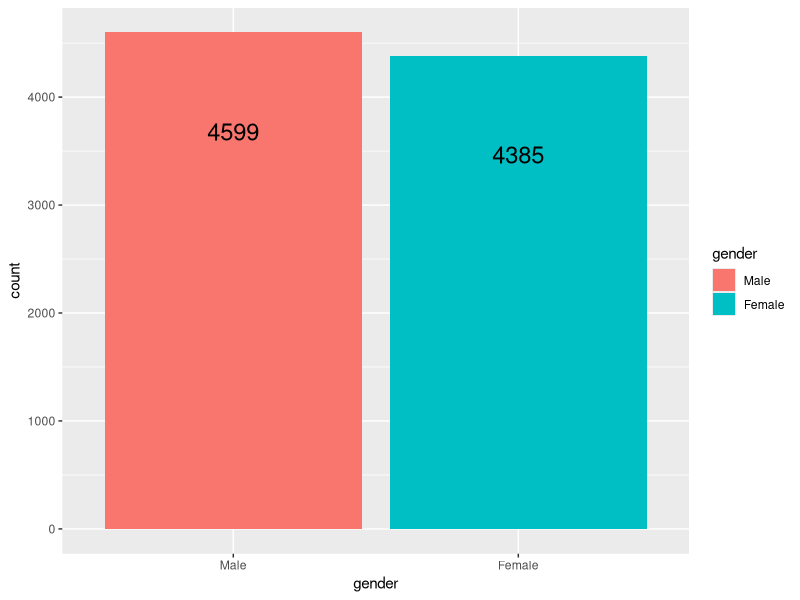
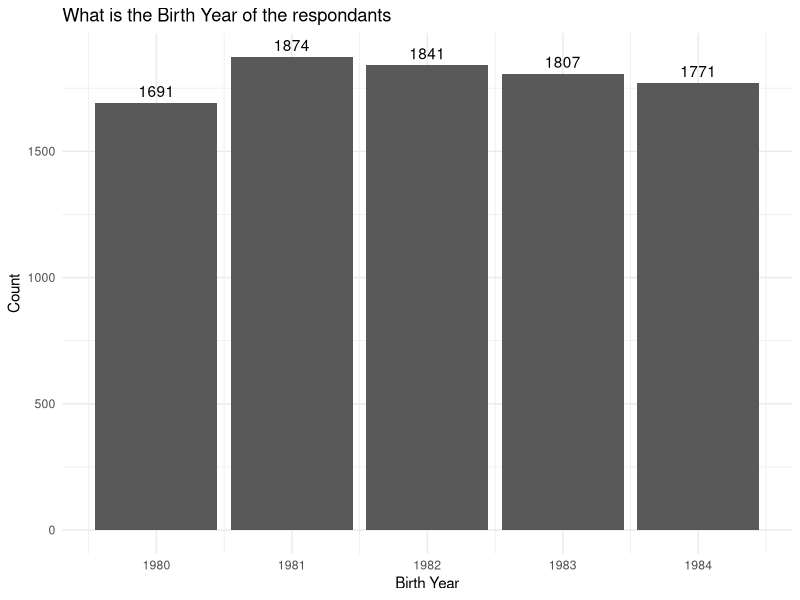
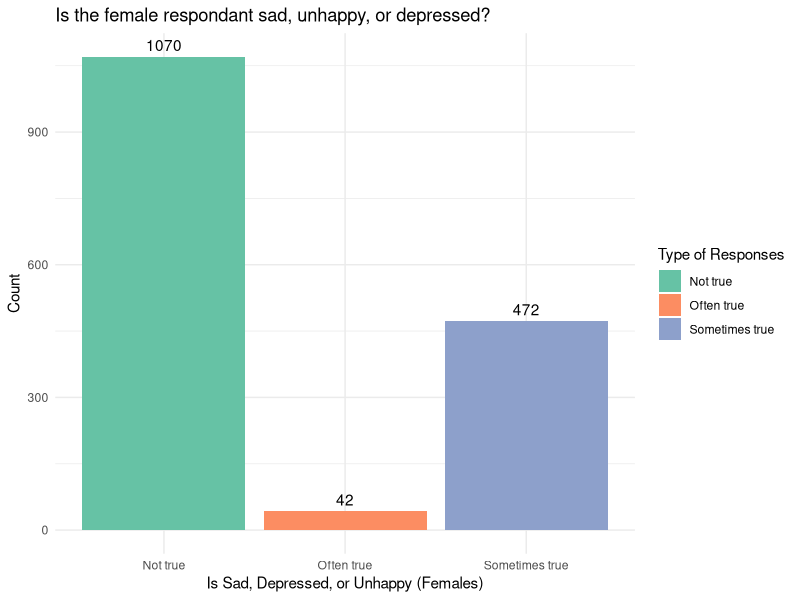
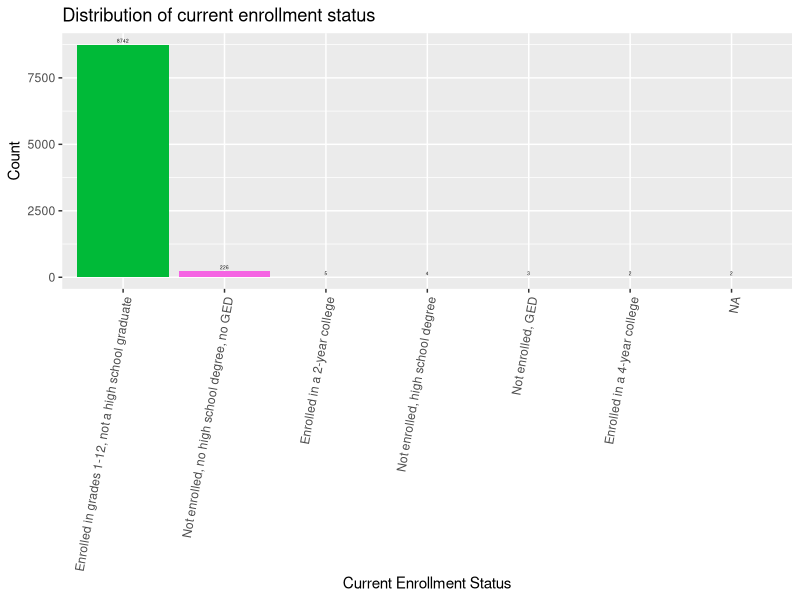
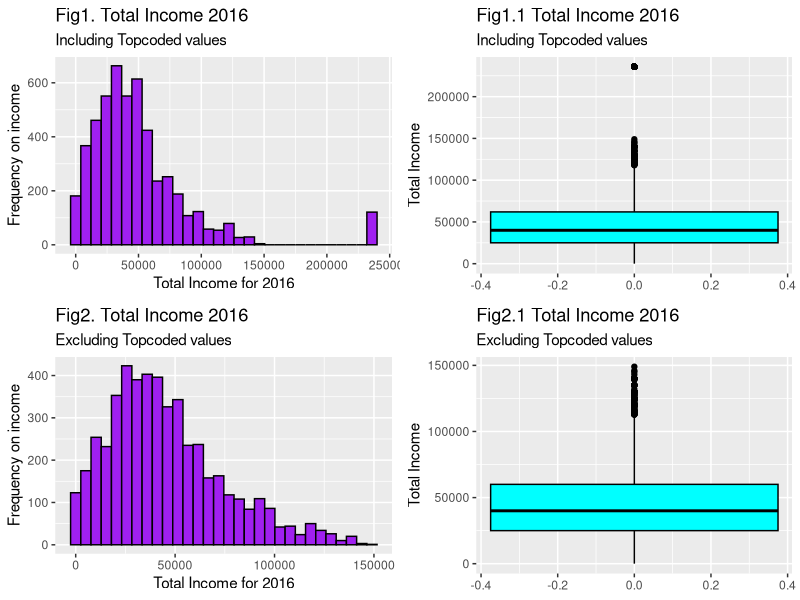
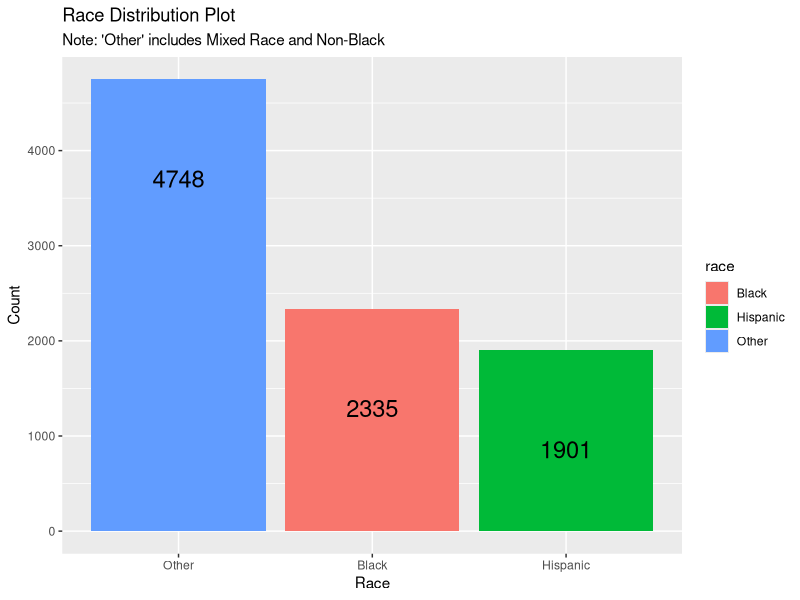
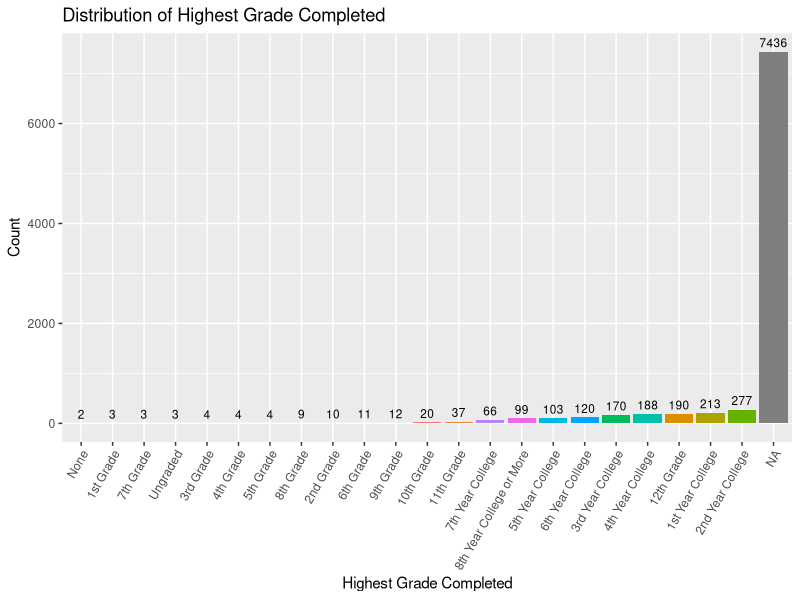
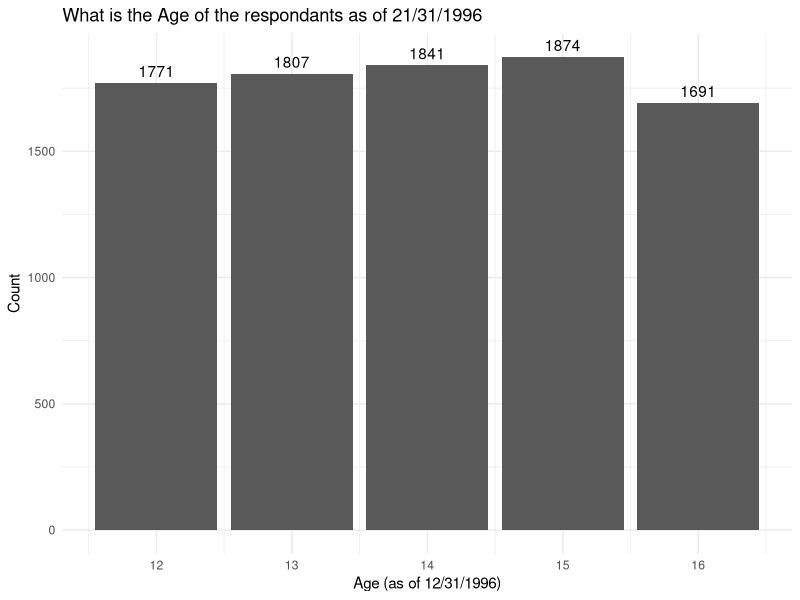

R code for these plots, in order:
## ---- chunk 1
# We will require the tidyverse library, ISLR2 library and the dplyr library
# The following loads the library for our use
library(tidyverse)
library(knitr)
library(ggplot2)
library(gridExtra)
## ---- chunk 2
# Import data file for nlsy97
nlsy <- read_csv("nlsy97.csv")
## ---- chunk 3
# Looking at the data
glimpse(nlsy)
## ---- chunk 4
# Change column names to meaningful
colnames(nlsy)[colnames(nlsy) == "R0536300"] <- "gender"
colnames(nlsy)[colnames(nlsy) == "R0536402"] <- "birth_year"
colnames(nlsy)[colnames(nlsy) == "R0690800"] <- "is_sad_depressed_unhappy_f"
colnames(nlsy)[colnames(nlsy) == "R1201400"] <- "current_enrollment_status"
colnames(nlsy)[colnames(nlsy) == "U2857200"] <- "total_income_2016"
colnames(nlsy)[colnames(nlsy) == "R1482600"] <- "race"
colnames(nlsy)[colnames(nlsy) == "T6767000"] <- "highest_grade_completed"
colnames(nlsy)[colnames(nlsy) == "R1194000"] <- "age_1996"
colnames(nlsy)[colnames(nlsy) == "R1201300"] <- "citizenship"
colnames(nlsy)[colnames(nlsy) == "R0358900"] <- "used_marijuana"
colnames(nlsy)[colnames(nlsy) == "T7731100"] <- "industry_code"
colnames(nlsy)[colnames(nlsy) == "U1852400"] <- "marital_status"
colnames(nlsy)[colnames(nlsy) == "E8043100"] <- "total_num_incarcerations"
colnames(nlsy)[colnames(nlsy) == "T6650100"] <- "college_type"
colnames(nlsy)[colnames(nlsy) == "S0920700"] <- "trustful_or_not"
## ---- chunk 5
# Creating a df with renamed columns
nlsy_df <- nlsy[, c(
  "gender",
  "birth_year",
  "is_sad_depressed_unhappy_f",
  "current_enrollment_status",
  "total_income_2016",
  "race",
  "highest_grade_completed",
  "age_1996",
  "citizenship",
  "used_marijuana",
  "industry_code",
  "marital_status",
  "total_num_incarcerations",
  "college_type",
  "trustful_or_not"
)]
## ---- chunk 6
# Check the unique values and if any missing values are present
unique(nlsy_df$gender)
table(nlsy_df$gender, useNA = "ifany")
## ---- chunk 7
# Convert gender to a factor with Male and Female labels
nlsy_df <- nlsy_df %>%
  mutate(gender = factor(gender,
    levels = c(1, 2),
    labels = c("Male", "Female")
  ))
## ---- chunk 8
# Verify the count of Male and Female in the data
nlsy_df %>%
  count(gender, sort = TRUE) %>%
  rename(count = n)
## ---- chunk 9
# Gender Summary
ggplot(nlsy_df, aes(x = gender, fill = gender)) +
  geom_bar() +
  geom_text(aes(label = ..count..), stat = "count", vjust = 6, size = 6)
labs(title = "Gender Distribution Plot", x = "Gender", y = "Count")
## ---- chunk 10
# Checking if birth_year column requires cleaning | unique values: 1983 1984 1980 1981 1982
# This variable birth_year does not contain any negative values and hence no cleaning is required for it. We have summarized the variable which tells minimum value expected is 1980, 1st quartile is 1981, median is 1982, 3rd quartile is 1983 and max is 1984.
sort(unique(nlsy_df$birth_year))
summary(nlsy_df$birth_year)
## ---- chunk 11
# This will give us an idea pf count of responses for each type for Birth year.
# The tibble is 5x2 which shows the range of birth year in the survey responses and count of respondants having those birth year, like there are 1874 people having 1981 as the birth year, 1841 people having 1982 as the birth year, 1807 responses for 1983 birth year, 1771 responses for 1984 birth year, and 1691 responses for 1980 birth year.
nlsy_df %>%
  count(birth_year, sort = TRUE) %>%
  rename(count = n)
## ---- chunk 12
# Plotting birth year and its concentration
ggplot(data = nlsy_df, aes(x = birth_year, fill = birth_year)) +
  geom_bar() +
  geom_text(stat = "count", aes(label = ..count..), vjust = -0.5) +
  labs(
    title = "What is the Birth Year of the respondants",
    x = "Birth Year", y = "Count",
  ) +
  scale_fill_brewer(palette = "Set2", name = "birthyear") +
  theme_minimal()
## ---- chunk 13
# Replace -3, -4, and -5 with NA in the is_sad_depressed_unhappy_f column
# is_sad_depressed_unhappy_f is a primary variable captured in survey year 1997 to see how respondents respond to the question if they are sad, unhappy, or depressed. This variable has 1070 responses for 0 which signifies 'Not true', 472 responses for 1 which signifies 'Sometimes true', and 42 responses for which signifies 'Often true'. Out of total 8984, there are 1584 valid responses and some have negative values like -1(2),-2(2),-4 (7396),-5 which signify refusal, don't know, valid skip, non-interview, respectively. Here we are replacing -3,-4,-5 with NA and then filtering nlsy_df with all NA for this variable. This means that 7400/8984 data is NA which constitutes a huge portion of data and may introduce biases.

nlsy_df <- nlsy_df %>%
  mutate(
    is_sad_depressed_unhappy_f = ifelse(is_sad_depressed_unhappy_f %in% c(-1, -2, -3, -4, -5), NA, is_sad_depressed_unhappy_f)
  )

# Verify the changes
table(nlsy_df$is_sad_depressed_unhappy_f, useNA = "always")

# Omit rows where is_sad_depressed_unhappy_f is NA
# nlsy_df <- nlsy_df %>%
#  filter(!is.na(is_sad_depressed_unhappy_f))
sort(unique(nlsy_df$is_sad_depressed_unhappy_f))

glimpse(nlsy_df)
## ---- chunk 14
# This question 'Is the respondant sad, unhappy, or depressed?' shows a tibble 4x2 where we have marked 0 as Not true, 1 as Sometimes true, 2 as Often true, and for all negative values we have used NA. The table below shows the count of each kind of responses.
nlsy_df <- nlsy_df %>%
  mutate(is_sad_depressed_unhappy_f = case_when(
    is_sad_depressed_unhappy_f == 0 ~ "Not true",
    is_sad_depressed_unhappy_f == 1 ~ "Sometimes true",
    is_sad_depressed_unhappy_f == 2 ~ "Often true",
    is_sad_depressed_unhappy_f < -2 ~ NA_character_
  ))
## ---- chunk 15
# This will give us an idea pf count of responses for each type of responses.
nlsy_df %>%
  count(is_sad_depressed_unhappy_f, sort = TRUE) %>%
  rename(count = n)
## ---- chunk 16
# Omit rows where is_sad_depressed_unhappy_f is NA
Is_Sad_plot_df <- nlsy_df %>%
  filter(!is.na(is_sad_depressed_unhappy_f))
# Plotting is_sad_depressed_unhappy_f and count
ggplot(data = Is_Sad_plot_df, aes(x = is_sad_depressed_unhappy_f, fill = is_sad_depressed_unhappy_f)) +
  geom_bar() +
  geom_text(stat = "count", aes(label = ..count..), vjust = -0.5) +
  labs(
    title = "Is the female respondant sad, unhappy, or depressed?",
    x = "Is Sad, Depressed, or Unhappy (Females)", y = "Count",
  ) +
  scale_fill_brewer(palette = "Set2", name = "Type of Responses") +
  theme_minimal()
## ---- chunk 17
# Check for unique values and if any missing values are present
unique(nlsy_df$current_enrollment_status)
table(nlsy_df$current_enrollment_status, useNA = "ifany")
## ---- chunk 18
# Changing factor levels for current_enrollment_status into labels
nlsy_df <- nlsy_df %>%
  mutate(current_enrollment_status = case_when(
    current_enrollment_status == 1 ~ "Not enrolled, no high school degree, no GED",
    current_enrollment_status == 2 ~ "Not enrolled, GED",
    current_enrollment_status == 3 ~ "Not enrolled, high school degree",
    current_enrollment_status == 4 ~ "Not enrolled, some college",
    current_enrollment_status == 5 ~ "Not enrolled, 2-year college graduate",
    current_enrollment_status == 6 ~ "Not enrolled, 4-year college graduate",
    current_enrollment_status == 7 ~ "Not enrolled, graduate degree",
    current_enrollment_status == 8 ~ "Enrolled in grades 1-12, not a high school graduate",
    current_enrollment_status == 9 ~ "Enrolled in a 2-year college",
    current_enrollment_status == 10 ~ "Enrolled in a 4-year college",
    current_enrollment_status == 11 ~ "Enrolled in a graduate program",
    current_enrollment_status < 0 ~ NA_character_
  ))
## ---- chunk 19
# Verify the count of different enrollment statuses
nlsy_df %>%
  count(current_enrollment_status, sort = TRUE) %>%
  rename(count = n)
## ---- chunk 20
# Create the plot with proper count calculation
ggplot(nlsy_df, aes(x = reorder(current_enrollment_status, -table(current_enrollment_status)[current_enrollment_status]), fill = current_enrollment_status)) +
  geom_bar(stat = "count", show.legend = FALSE) +
  geom_text(stat = "count", aes(label = ..count..), vjust = -0.5, size = 1.2) +
  labs(title = "Distribution of current enrollment status", x = "Current Enrollment Status", y = "Count") +
  theme(axis.text.x = element_text(angle = 80, vjust = 1, hjust = 1))
## ---- chunk 21
# Check the data
unique(nlsy_df$total_income_2016)
## ---- chunk 22
# Handle negative values and replace with NA
nlsy_df <- nlsy_df %>%
  mutate(total_income_2016 = ifelse(total_income_2016 < 0, NA, total_income_2016))
## ---- chunk 23
# Summarize the total_income_2016 column
summary(nlsy_df$total_income_2016)

# Count the number of missing values
sum(is.na(nlsy_df$total_income_2016))

# Calculate the percentage of missing values
sum(is.na(nlsy_df$total_income_2016)) / nrow(nlsy_df) * 100
## ---- chunk 24
# Number of Topcoded values(repondents with higher income)
topcoded <- with(nlsy_df, sum(total_income_2016 == max(total_income_2016, na.rm = TRUE), na.rm = TRUE))
topcoded
## ---- chunk 25
# Summarize the total_income_2016 column excluding topcoded values and removing NA rows
nlsy_no_topcoded <- nlsy_df %>%
  filter(total_income_2016 != max(total_income_2016, na.rm = TRUE))
summary(nlsy_no_topcoded$total_income_2016)
## ---- chunk 26
# Visualizing income distribution histogram including the topcoded values
plot1 <- ggplot(nlsy_df, aes(x = total_income_2016)) +
  geom_histogram(bins = 30, fill = "purple", color = "black", na.rm = TRUE) +
  labs(
    title = "Fig1. Total Income 2016",
    subtitle = "Including Topcoded values",
    x = "Total Income for 2016",
    y = "Frequency on income"
  )

# Visualizing income distribution boxplot  including the topcoded values
plot2 <- ggplot(nlsy_df, aes(y = total_income_2016)) +
  geom_boxplot(fill = "cyan", color = "black", na.rm = TRUE) +
  labs(
    title = "Fig1.1 Total Income 2016",
    subtitle = "Including Topcoded values",
    y = "Total Income"
  )

# Visualizing income distribution histogram excluding the topcoded values
nlsy_no_topcoded <- nlsy_df %>%
  filter(total_income_2016 != max(total_income_2016, na.rm = TRUE))

plot3 <- ggplot(nlsy_no_topcoded, aes(x = total_income_2016)) +
  geom_histogram(bins = 30, fill = "purple", color = "black", na.rm = TRUE) +
  labs(
    title = "Fig2. Total Income 2016",
    subtitle = "Excluding Topcoded values",
    x = "Total Income for 2016",
    y = "Frequency on income"
  )

# Visualizing income distribution boxplot excluding the topcoded values
plot4 <- ggplot(nlsy_no_topcoded, aes(y = total_income_2016)) +
  geom_boxplot(fill = "cyan", color = "black", na.rm = TRUE) +
  labs(
    title = "Fig2.1 Total Income 2016",
    subtitle = "Excluding Topcoded values",
    y = "Total Income"
  )

grid.arrange(plot1, plot2, plot3, plot4, ncol = 2)
## ---- chunk 27
# Check for unique values and if any missing values are present
unique(nlsy_df$race)
table(nlsy_df$race, useNA = "ifany")
## ---- chunk 28
# Recode race values into descriptive labels
nlsy_df <- nlsy_df %>%
  mutate(race = case_when(
    race == 1 ~ "Black",
    race == 2 ~ "Hispanic",
    race %in% c(3, 4) ~ "Other" # Combine "Mixed Race" and "Non-Black" into "Other"
  )) %>%
  mutate(race = factor(race, levels = c("Black", "Hispanic", "Other")))
## ---- chunk 29
# Count the number of respondents in each race group
nlsy_df %>%
  count(race, sort = TRUE) %>%
  rename(count = n)
## ---- chunk 30
# Race Summary
ggplot(nlsy_df, aes(x = reorder(race, -table(race)[race]), fill = race)) +
  geom_bar() +
  geom_text(aes(label = ..count..), stat = "count", vjust = 6, size = 6) +
  labs(
    title = "Race Distribution Plot", x = "Race", y = "Count",
    subtitle = "Note: 'Other' includes Mixed Race and Non-Black"
  )
## ---- chunk 31
# Check for unique values and if any missing values are present
unique(nlsy_df$highest_grade_completed)
table(nlsy_df$highest_grade_completed, useNA = "ifany")
## ---- chunk 32
# Replace negative values with NA
nlsy_df <- nlsy_df %>%
  mutate(highest_grade_completed = ifelse(highest_grade_completed < 0, NA, highest_grade_completed))
## ---- chunk 33
# Recode highest grade completed into descriptive labels
nlsy_df <- nlsy_df %>%
  mutate(highest_grade_completed = case_when(
    highest_grade_completed == 0 ~ "None",
    highest_grade_completed == 1 ~ "1st Grade",
    highest_grade_completed == 2 ~ "2nd Grade",
    highest_grade_completed == 3 ~ "3rd Grade",
    highest_grade_completed == 4 ~ "4th Grade",
    highest_grade_completed == 5 ~ "5th Grade",
    highest_grade_completed == 6 ~ "6th Grade",
    highest_grade_completed == 7 ~ "7th Grade",
    highest_grade_completed == 8 ~ "8th Grade",
    highest_grade_completed == 9 ~ "9th Grade",
    highest_grade_completed == 10 ~ "10th Grade",
    highest_grade_completed == 11 ~ "11th Grade",
    highest_grade_completed == 12 ~ "12th Grade",
    highest_grade_completed == 13 ~ "1st Year College",
    highest_grade_completed == 14 ~ "2nd Year College",
    highest_grade_completed == 15 ~ "3rd Year College",
    highest_grade_completed == 16 ~ "4th Year College",
    highest_grade_completed == 17 ~ "5th Year College",
    highest_grade_completed == 18 ~ "6th Year College",
    highest_grade_completed == 19 ~ "7th Year College",
    highest_grade_completed == 20 ~ "8th Year College or More",
    highest_grade_completed == 95 ~ "Ungraded",
    highest_grade_completed < 0 ~ NA_character_
  ))
## ---- chunk 34
# Verify the count of different grades
nlsy_df %>%
  count(highest_grade_completed, sort = TRUE) %>%
  rename(count = n)
## ---- chunk 35
# Create the plot with proper count calculation
ggplot(nlsy_df, aes(x = reorder(highest_grade_completed, table(highest_grade_completed)[highest_grade_completed]), fill = highest_grade_completed)) +
  geom_bar(stat = "count", show.legend = FALSE) +
  geom_text(stat = "count", aes(label = ..count..), vjust = -0.5, size = 3) +
  labs(title = "Distribution of Highest Grade Completed", x = "Highest Grade Completed", y = "Count") +
  theme(axis.text.x = element_text(angle = 60, vjust = 1, hjust = 1))
## ---- chunk 36
# Checking if Age as of 1996 december 31st needs cleaning | unique values: 13 12 16 15 14
# The variable Age shows the minimum expected value in survey response is 12, 1st quartile is 13, median is 14, mean is 13.99, 3rd quartile is 15, and max is 16. This variable does not have any missing values and hence no cleaning is required.
unique(nlsy_df$age_1996)
summary(nlsy_df$age_1996)
## ---- chunk 37
# The tabular form of data displayed below shows the age and number of people having that age.
nlsy_df %>%
  count(age_1996, sort = TRUE) %>%
  rename(count = n)
## ---- chunk 38
# Plotting age and its concentration
ggplot(data = nlsy_df, aes(x = age_1996, fill = age_1996)) +
  geom_bar() +
  geom_text(stat = "count", aes(label = ..count..), vjust = -0.5) +
  labs(
    title = "What is the Age of the respondants as of 21/31/1996",
    x = "Age (as of 12/31/1996)", y = "Count",
  ) +
  theme_minimal()
## ---- chunk 39
# Checking if Citizenship requires cleaning | unique values:  1 3 2 -4
# Citizenship is a variable have 1,2,3 as response in the survey and -4, a negative value indicating Valid Skip. We will be cleaning this variable to replace -4 in the data with NA. Furthermore, summarizing this variable we get min value as -4 ( which will be treated later), 1st quartile is 1, median is 1, mean is 0.6279, 3rd quartile is 1, and max is 3.
unique(nlsy_df$citizenship)
summary(nlsy_df$citizenship)
## ---- chunk 40
# The tabular form of data displayed below shows the age and number of people having that age.
# Here we see that there is a significant number of responses with negative value in our data set for Citizenship variable. If we change -4 to NA, then 1042 data will be omitted when we plot it which might introduce biases in the data and the output might not be accurate.
nlsy_df %>%
  count(citizenship, sort = TRUE) %>%
  rename(count = n)
## ---- chunk 41
# Replace -4 with NA in the Citizenship column
nlsy_df <- nlsy_df %>%
  mutate(
    citizenship = ifelse(citizenship %in% c(-4), NA, citizenship)
  )

# Verify the changes
table(nlsy_df$citizenship, useNA = "always")
## ---- chunk 42
# For this question 'What is the citizenship', we have marked 1 as Citizen, born in the U.S., 2 as Unknown, not born in U.S., 3 as Unknown, not born in U.S., and for all negative values we have used NA. The table below shows the count of each kind of responses.
nlsy_df <- nlsy_df %>%
  mutate(citizenship = case_when(
    citizenship == 1 ~ "Citizen",
    citizenship == 2 ~ "Birthplace Unknown",
    citizenship == 3 ~ "Non-Citizen",
    citizenship < 1 ~ NA_character_
  ))
## ---- chunk 43
# Upon mutating values for citizenship to make it categorical we have replaced -4 with NA for 1042 rows, 1 with Citizen, born in the U.S., 2 with Unknown, not born in U.S., 3 with Unknown, can't determine birthplace, and anything less than 1 with NA. This helps us in easily reading the analysis.
nlsy_df %>%
  count(citizenship, sort = TRUE) %>%
  rename(count = n)
## ---- chunk 44
# Plotting citizenship and its concentration
ggplot(data = nlsy_df, aes(x = citizenship, fill = citizenship)) +
  geom_bar() +
  geom_text(stat = "count", aes(label = ..count..), vjust = -0.5) +
  labs(
    title = "What is the Citizenship of the respondant",
    x = "Citizenship", y = "Count",
  ) +
  theme_minimal()
# The graph below shows how the response is ranged across. It illustrates that majority of the respondants have a citizenship of the U.S. and constitutes to 6869 out of 8984, some don't know their birthplace constitute to 794, some who were not born in the U.S. adds up to 279, and the remaining 1042 were all missing data. This, we can say that 76.45% of the people were born in the U.S., 3.1% were not born in the U.S, 8.83% cannot determine their birthplace, and 11.5% of significant population skipped the question.
## ---- chunk 45
# This variable Citizenship has different values like Non-Citizen, Birthplace Unknown, Citizen , and NA. Possible responses are 0,1,-1,-2,-3 where 0 indicates No, 1 indicates Yes, -1 indicates Refusal, -2 indicates Don't know, and -3 indicates Invalid Skip. To clean this we will be taking -1 and -2 into consideration as it can tell us if respondents might be hiding the truth. However, we can replace -3 with NA to get the accurate analysis done for this variable.
unique(nlsy_df$used_marijuana)
summary(nlsy_df$used_marijuana)
## ---- chunk 46
# To clean the variable Used Marijuana, we are performing following steps like converting to categorical values for ease of analysis.
# Replace -3 with NA in the Used_Marijuana
nlsy_df <- nlsy_df %>%
  mutate(
    used_marijuana = ifelse(used_marijuana %in% c(-3), NA, used_marijuana)
  )

# Verify the changes
table(nlsy_df$used_marijuana, useNA = "always")
## ---- chunk 47
# Here we have different factor levels like Don't know, Refusal, No, Yes for Factor used_marijuana.
nlsy_df <- nlsy_df %>%
  mutate(used_marijuana = factor(used_marijuana, levels = c(-2, -1, 0, 1), labels = c("Don't Know", "Refusal", "No", "Yes")))
## ---- chunk 48
# Upon factoring values for used_marihjuana to make it categorical we have replaced -3 with NA for 2 rows, 1 with Yes, 0 with No, -1 with Refusal, and -2 with don't know. This helps us in easily reading the analysis.
nlsy_df %>%
  count(used_marijuana, sort = TRUE) %>%
  rename(count = n)
## ---- chunk 49
# Plotting used_marijuana
ggplot(data = nlsy_df, aes(x = reorder(used_marijuana, -table(used_marijuana)[used_marijuana]), fill = used_marijuana)) +
  geom_bar() +
  geom_text(stat = "count", aes(label = ..count..), vjust = -0.5) +
  labs(
    title = "Have you ever used marijuana?",
    x = "Used Marijuana", y = "Count",
  ) +
  scale_fill_brewer(palette = "Set3", name = "Type of Responses") +
  theme_minimal()
# The graph below illustrates that 79.56% (7148) of respondents do not use marijuana, 19.97% (1795) use marijuana, 0.05% (5) don't know if the used it, 0.37% (34) refused to answer the question, and the question was a invalid skip for 2 people. By this plot, we can say that 0.43% (39) people might be hiding some information on use of marijuana. There is a significant number of respondents who use marijuana.
## ---- chunk 50
# Checking unique values in industry_code
unique(nlsy_df$industry_code)
## ---- chunk 51
table(nlsy_df$industry_code, useNA = "ifany")
## ---- chunk 52
# Recoding industry_code with descriptive labels
nlsy_df <- nlsy_df %>%
  mutate(industry_code = case_when(
    industry_code >= 170 & industry_code <= 290 ~ "Agriculture, Forestry, and Fisheries",
    industry_code >= 370 & industry_code <= 490 ~ "Mining",
    industry_code >= 570 & industry_code <= 690 ~ "Utilities",
    industry_code == 770 ~ "Construction",
    industry_code >= 1070 & industry_code <= 3990 ~ "Manufacturing",
    industry_code >= 4070 & industry_code <= 4590 ~ "Wholesale Trade",
    industry_code >= 4670 & industry_code <= 5790 ~ "Retail Trade",
    industry_code == 5890 ~ "Arts, Entertainment, and Recreation Services",
    industry_code >= 6070 & industry_code <= 6390 ~ "Transportation and Warehousing",
    industry_code >= 6470 & industry_code <= 6780 ~ "Information and Communication",
    industry_code >= 6870 & industry_code <= 7190 ~ "Finance, Insurance, and Real Estate",
    industry_code >= 7270 & industry_code <= 7790 ~ "Professional and Related Services",
    industry_code >= 7860 & industry_code <= 8470 ~ "Educational, Health, and Social Services",
    industry_code >= 8560 & industry_code <= 8690 ~ "Entertainment, Accommodations, and Food Services",
    industry_code >= 8770 & industry_code <= 9290 ~ "Other Services",
    industry_code >= 9370 & industry_code <= 9590 ~ "Public Administration",
    industry_code >= 9670 & industry_code <= 9890 ~ "Active Duty Military",
    industry_code >= 9950 & industry_code <= 9990 ~ "ACS Special Codes",
    industry_code < 0 ~ NA_character_ # Handling special codes (-5, -4, -3)
  ))
## ---- chunk 53
# Counting missing values
sum(is.na(nlsy_df$industry_code))
## ---- chunk 54
# Calculating the percentage of missing values
sum(is.na(nlsy_df$industry_code)) / nrow(nlsy_df) * 100
## ---- chunk 55
# Verifying the count of each industry_code
nlsy_df %>%
  count(industry_code, sort = TRUE) %>%
  rename(count = n)
## ---- chunk 56
# Visualizing industry code distribution with a bar plot
ggplot(data = nlsy_df, aes(x = industry_code)) +
  geom_bar(fill = "pink", color = "black") +
  geom_text(stat = "count", aes(label = ..count..), vjust = -0.5) +
  labs(
    title = "Industry Code Distribution",
    x = "Industry Code Types",
    y = "Count"
  ) +
  theme(axis.text.x = element_text(angle = 90, vjust = 0.5, hjust = 1))
## ---- chunk 57
# Checking unique values
unique(nlsy_df$marital_status)
## ---- chunk 58
table(nlsy_df$marital_status, useNA = "ifany")
## ---- chunk 59
# Recode marital_status values into descriptive labels
nlsy_df <- nlsy_df %>%
  mutate(marital_status = case_when(
    marital_status == 0 ~ "Never-married",
    marital_status == 1 ~ "Married",
    marital_status %in% c(2, 3, 4) ~ "Other" # Combine "Separated", "Divorced", "Widowed"
  )) %>%
  mutate(marital_status = factor(marital_status, levels = c("Never-married", "Married", "Other")))
## ---- chunk 60
# Counting the number of missing values
sum(is.na(nlsy_df$marital_status))
## ---- chunk 61
# Calculating the percentage of missing values
sum(is.na(nlsy_df$marital_status)) / nrow(nlsy_df) * 100
## ---- chunk 62
# Verifying the count of each industry_code
nlsy_df %>%
  count(marital_status, sort = TRUE) %>%
  rename(count = n)
## ---- chunk 63
# Visualizing marital status distribution with a bar plot
ggplot(data = nlsy_df, aes(x = marital_status, fill = marital_status)) +
  geom_bar() +
  geom_text(stat = "count", aes(label = ..count..), vjust = -0.5) +
  labs(
    title = "What is the Marital Status?",
    x = "Marital Status",
    y = "Count",
    subtitle = "Note: 'Other' includes Separated, Divorced and Widowed"
  ) +
  theme_minimal()
## ---- chunk 64
# Checking unique values in total_num_incarcerations
unique(nlsy_df$total_num_incarcerations)
## ---- chunk 65
table(nlsy_df$total_num_incarcerations, useNA = "ifany")
## ---- chunk 66
# Recoding total_num_incarcerations into descriptive labels
nlsy_df <- nlsy_df %>%
  mutate(total_num_incarcerations = case_when(
    total_num_incarcerations == 0 ~ "No incarcerations",
    total_num_incarcerations >= 1 & total_num_incarcerations <= 2 ~ "1 to 2 incarcerations",
    total_num_incarcerations >= 3 & total_num_incarcerations <= 4 ~ "3 to 4 incarcerations",
    total_num_incarcerations >= 5 & total_num_incarcerations <= 6 ~ "5 to 6 incarcerations",
    total_num_incarcerations >= 7 & total_num_incarcerations <= 8 ~ "7 to 8 incarcerations",
    total_num_incarcerations >= 9 & total_num_incarcerations <= 10 ~ "9 to 10 incarcerations",
    total_num_incarcerations >= 11 & total_num_incarcerations <= 12 ~ "11 to 12 incarcerations",
    total_num_incarcerations >= 13 & total_num_incarcerations <= 14 ~ "13 to 14 incarcerations",
    total_num_incarcerations >= 15 & total_num_incarcerations <= 16 ~ "15 to 16 incarcerations",
    total_num_incarcerations >= 17 & total_num_incarcerations <= 18 ~ "17 to 18 incarcerations",
    total_num_incarcerations >= 19 & total_num_incarcerations <= 20 ~ "19 to 20 incarcerations",
    total_num_incarcerations < 0 ~ NA_character_ # Handling special codes (-1, -2, -3)
  ))
## ---- chunk 67
# Counting the number of missing values
sum(is.na(nlsy_df$total_num_incarcerations))
## ---- chunk 68
# Calculating the percentage of missing values
sum(is.na(nlsy_df$total_num_incarcerations)) / nrow(nlsy_df) * 100
## ---- chunk 69
# Verifying the count of total_num_incarcerations for different levels
nlsy_df %>%
  count(total_num_incarcerations, sort = TRUE) %>%
  rename(count = n)
## ---- chunk 70
# Bar plot for college_type
ggplot(data = nlsy_df, aes(x = total_num_incarcerations)) +
  geom_bar(fill = "lightgreen", color = "black") +
  geom_text(stat = "count", aes(label = ..count..), vjust = -0.4) +
  labs(
    title = "Total number of Incarcerations",
    x = "Number of Incarcerations",
    y = "Count"
  ) +
  theme(axis.text.x = element_text(angle = 90, vjust = 0.5, hjust = 0.8))
## ---- chunk 71
# Checking unique values in college_type
unique(nlsy_df$college_type)
## ---- chunk 72
table(nlsy_df$college_type, useNA = "ifany")
## ---- chunk 73
# Changing factor levels for college_type into labels
nlsy_df <- nlsy_df %>%
  mutate(college_type = case_when(
    college_type == 1 ~ "Public institution",
    college_type == 2 ~ "Private not-for-profit institution",
    college_type == 3 ~ "Private for-profit institution",
    college_type < 0 ~ NA_character_ # Handling special codes (-1, -2, -3, -4, -5)
  ))
## ---- chunk 74
# Counting the number of missing values
sum(is.na(nlsy_df$college_type))
## ---- chunk 75
# Calculating the percentage of missing values
sum(is.na(nlsy_df$college_type)) / nrow(nlsy_df) * 100
## ---- chunk 76
# Verifying the count of each industry_code
nlsy_df %>%
  count(college_type, sort = TRUE) %>%
  rename(count = n)
## ---- chunk 77
# Bar plot for college_type
ggplot(data = nlsy_df, aes(x = college_type)) +
  geom_bar(fill = "orange", color = "black") +
  geom_text(stat = "count", aes(label = ..count..), vjust = -0.2) +
  labs(
    title = "College Type Distribution",
    x = "College Type",
    y = "Count"
  ) +
  theme(axis.text.x = element_text(angle = 90, vjust = 0.5, hjust = 1))
## ---- chunk 78
# Checking the data for unique values
unique(nlsy_df$trustful_or_not)
## ---- chunk 79
table(nlsy_df$trustful_or_not, useNA = "ifany")
## ---- chunk 80
# Recode trustful_or_not values into descriptive labels
nlsy_df <- nlsy_df %>%
  mutate(trustful_or_not = case_when(
    trustful_or_not >= 1 & trustful_or_not <= 3 ~ "Distrustful",
    trustful_or_not >= 4 ~ "Trustful",
    trustful_or_not < 0 ~ NA_character_ # Handling special codes (-1, -2, -3, -4, -5)
  )) %>%
  mutate(trustful_or_not = factor(trustful_or_not, levels = c("Distrustful", "Trustful")))
## ---- chunk 81
# Counting the number of missing values
sum(is.na(nlsy_df$trustful_or_not))
## ---- chunk 82
# Calculating the percentage of missing values
sum(is.na(nlsy_df$trustful_or_not)) / nrow(nlsy_df) * 100
## ---- chunk 83
# Verifying the count of each industry_code
nlsy_df %>%
  count(trustful_or_not, sort = TRUE) %>%
  rename(count = n)
## ---- chunk 84
# Bar plot for trustful_or_not
ggplot(data = nlsy_df, aes(x = trustful_or_not, fill = trustful_or_not)) +
  geom_bar() +
  geom_text(stat = "count", aes(label = ..count..), vjust = -0.5) +
  labs(
    title = "IS Trustful or Distrustful",
    x = "Trustfulness",
    y = "Count"
  ) +
  theme_minimal()
## ---- chunk 85
# Summarize income by gender including topcoded variable, excluding NA

gender_income_summary <- nlsy_df %>%
  filter(!is.na(total_income_2016)) %>% # Exclude rows with NA in income
  group_by(gender) %>%
  summarize(
    count = n(),
    mean_income = round(mean(total_income_2016, na.rm = TRUE)),
    median_income = round(median(total_income_2016, na.rm = TRUE)),
    sd_income = round(sd(total_income_2016, na.rm = TRUE))
  )
print(gender_income_summary)

# Summarize income by gender excluding topcoded variable, excluding NA

# Excuding the top coded values
nlsy_no_topcoded <- nlsy_df %>%
  filter(!is.na(total_income_2016)) %>%
  filter(total_income_2016 != max(total_income_2016, na.rm = TRUE))

gender_income_summary <- nlsy_no_topcoded %>%
  group_by(gender) %>%
  summarize(
    count = n(), # Count rows after filtering
    mean_income = round(mean(total_income_2016, na.rm = TRUE)),
    median_income = round(median(total_income_2016, na.rm = TRUE)),
    sd_income = round(sd(total_income_2016, na.rm = TRUE))
  )
print(gender_income_summary)
## ---- chunk 86
plot1 <- ggplot(nlsy_df, aes(x = gender, y = total_income_2016, fill = gender)) +
  geom_boxplot(show.legend = FALSE, na.rm = TRUE) +
  labs(
    title = "Fig1.Income Distribution by Gender",
    subtitle = "Including Topcoded values",
    x = "Gender",
    y = "Total Income"
  )

# Plot of Income with Gender excluding topcoded values
nlsy_no_topcoded <- nlsy_df %>%
  filter(total_income_2016 != max(total_income_2016, na.rm = TRUE))

plot2 <- ggplot(nlsy_no_topcoded, aes(x = gender, y = total_income_2016, fill = gender)) +
  geom_boxplot(show.legend = FALSE) +
  labs(
    title = "Fig2.Income Distribution by Gender",
    subtitle = "Excluding Topcoded values",
    x = "Gender",
    y = "Total Income"
  )

grid.arrange(plot1, plot2, ncol = 2)
## ---- chunk 87
# Calculate mean income by race and gender, excluding rows with NA in income
income_by_race_gender <- nlsy_df %>%
  filter(!is.na(total_income_2016)) %>% # Exclude rows where income is NA
  group_by(race, gender) %>%
  summarize(
    average_income = round(mean(total_income_2016, na.rm = TRUE)), # Calculate mean income
    count = n() # Count rows after filtering
  )
# Display the tabular summary
income_by_race_gender
## ---- chunk 88
# Create the bar plot for income by race and gender including topcoded values
ggplot(nlsy_df, aes(x = race, y = total_income_2016, fill = gender)) +
  geom_bar(stat = "summary", fun = "mean", position = "dodge", show.legend = TRUE, na.rm = TRUE) +
  geom_text(
    aes(label = round(..y..)),
    stat = "summary", fun = "mean", position = position_dodge(width = 0.9), vjust = 6, size = 4
  ) +
  labs(
    title = "Income by Race and Gender",
    subtitle = "Including Topcoded values",
    x = "Race",
    y = "Average Income",
    fill = "Gender"
  )
## ---- chunk 89
# Summarize income by citizenship status by gender distribution
# The table below shows the count of respondents for different category of citizenship, mean_income, median_income, and standard deviation. Here we can see that the mean income for citizen is less than the non-citizen and people who don't know their birthplace have the highest mean income. However, the median income for non-citizen is the highest.Also, standard deviation for citizens is lowest compared to non-citizen and unknown birthplace category respondents. The NA consists of valid skip which means the question was not applicable to those respondants and hence we have omitted it. Therefore, the data we see for citizenship status in table or the graph will be for the 7942 responses as out of 8984 we omitted 1042 rows. Also, the male and female distribution is shown for income based on citizenship.

# Omit rows where Citizenship is NA
citizen_nlsy_df <- nlsy_df %>%
  filter(!is.na(citizenship))

citizenship_income_summary <- citizen_nlsy_df %>%
  group_by(citizenship) %>%
  summarize(
    count = n(),
    count_male = sum(gender == "Male", na.rm = TRUE),
    count_female = sum(gender == "Female", na.rm = TRUE),
    mean_income = mean(total_income_2016, na.rm = TRUE),
    median_income = median(total_income_2016, na.rm = TRUE),
    sd_income = sd(total_income_2016, na.rm = TRUE)
  )
print(citizenship_income_summary)
## ---- chunk 90
# Analyzing income with citizenship based on Gender. Here, citizenship is categorical variable. The graph shows a range from $0-$200,000. The pink box represent male and turquoise boxes represent females. Each box plot shows median, quantiles, and outliers. The graphs show population into four groups called birthplace unknown, citizen, and non-citizen. Males show high median incomes across all citizenship categories as compared to females in turquoise boxes. The median income for males is around $50K, while for females it is lower around $35K. We can also say that the 1st quartile for females lies even below the 25K mark, while for males, the 1st quantile is above the 30K mark. The outliers show dots above the whiskers reaching up to $235K. We can also say that the 1st quantile for female lies even below 25K mark while for male 1st quantile is above 30K mark. We can say that the income disparity between genders appear to be relatively consistent across different citizenship status. Citizens and non-citizens show a kind of similar distribution of income patterns. Also, the boxes are larger for males, which indicates more income variability for them. Having topcoded values gives more accurate median. If we truncate the top 2%, the mean might underestimate the true average.
ggplot(citizen_nlsy_df, aes(x = citizenship, y = total_income_2016, fill = gender)) +
  geom_boxplot(na.rm = TRUE) +
  scale_fill_manual(values = c("Male" = "#1f77b4", "Female" = "#ff7f0e")) +
  labs(
    title = "Income vs Citizenship Distribution by Gender",
    subtitle = "Including Topcoded Values",
    x = "Citizenship",
    y = "Total Income"
  )
## ---- chunk 91
# This will give us a tabular representation of age, mean, median, and sd. The possible age values are 12 to 16 where there are reasonable number of respondents for each age category. We can see that mean income is the highest for respondents of age 15 and lowest for age 12. The lowest median income is again for 12 years respondants and is 40000 for respondents of age 13, 14, and 16. We have filtered the rows where income is NA to get accurate number of male and female having respective mean, median, and sd. The table shows that there are 523 males and 499 females with mean income of 47192.36, median 39500, and sd 39106.02. Similarly we have data for different age across our respondents for a total of 2621 males and 2470 females.
age_income_summary <- nlsy_df %>%
  filter(!is.na(total_income_2016)) %>% # Exclude rows with NA in income
  group_by(age_1996) %>%
  summarize(
    count = n(),
    count_male = sum(gender == "Male", na.rm = TRUE),
    count_female = sum(gender == "Female", na.rm = TRUE),
    mean_income = mean(total_income_2016, na.rm = TRUE),
    median_income = median(total_income_2016, na.rm = TRUE),
    sd_income = sd(total_income_2016, na.rm = TRUE)
  )
print(age_income_summary)
## ---- chunk 92
# Filter the data before creating the plot to remove the topcoded values. As we know there are 121 people having topcoded which is 2% level. There income has been average to 235884 and we plan to analyse the data for both with topcoded and without.
no_topcoded_nlsy_df <- nlsy_df %>%
  filter(total_income_2016 < 235884)

# Graph with topcoded income values
ggplot(nlsy_df, aes(x = age_1996, y = total_income_2016, color = gender)) +
  geom_jitter(alpha = 0.6, width = 0.4, height = 0, na.rm = TRUE) +
  geom_smooth(method = "loess", se = FALSE) +
  labs(
    title = "Fig1. Income vs Age (1996) by Gender",
    subtitle = "Including Topcoded Values",
    x = "Age in 1996",
    y = "Income"
  ) +
  theme_minimal() +
  scale_color_brewer(palette = "Set1", name = "Gender")

# Graph with no-topcoded income values will exclude the people with higher income and this will help us have even more accurate data as the topcoded income for 2% level is average and it might interfere in our analysis.
ggplot(no_topcoded_nlsy_df, aes(x = age_1996, y = total_income_2016, color = gender)) +
  geom_jitter(alpha = 0.6, na.rm = TRUE, width = 0.3, height = 0) +
  geom_smooth(method = "loess", se = FALSE) +
  labs(
    title = "Fig2. Income vs Age (1996) by Gender",
    subtitle = "Excluding Topcoded Values",
    x = "Age in 1996",
    y = "Income"
  ) +
  theme_minimal() +
  scale_color_brewer(palette = "Set2", name = "Gender")

# Fig1. illustrates a plot for topcoded income vs age distributed by gender. Red point is for male and blue is for female. It shows income in the range $0-$236K. The age of respondents here is as of 12/31/1996. The graphs shows that the income for male is consistently higher than that for females across different ages 12,13,14,15,16. The trend line indicates that income is approximately $50K for males of age 12 to 14 whereas for females it is around $40K from the age 12 to 15. However, we see that income increased to $60K (approx) for male above the age of 14 and decreased to $35K(approx) for females above the age of 15.
# Fig2. depicts a plot for excluding topcoded income for 2% level. It shows income range in $0-$150K. Green point is for male and orange is for female. Here as the data has topcoded values truncated, the remains similar to the previous one. Male income starts from a little below $50K while females start around $37K which is lower as compared to fig1. The income goes slightly up for males above 14 and income goes down for females above the age of 15.
## ---- chunk 93
# This tabular below shows a tibble of 4x7 where we can see number of male and female having mean income based on usage of marijuana. There is a huge number of people 4078 who do not use marijuana and have a mean income of 49843.55. People who use marijuana constitutes to 994 out of which 534 are male and 460 are female who together have a mean income of 47958 which is lower when compared to people who don't use marijuana. However, category using marijuana and not using marijuana have same median of 40000. There are 3 males who say don't know have lowest mean income of 22266.67 and 11 male and 5 female refused to answer this question have the highest mean income of 55524.
mari_income_summary <- nlsy_df %>%
  filter(!is.na(total_income_2016)) %>% # Exclude rows with NA in income
  group_by(used_marijuana) %>%
  summarize(
    count = n(),
    count_male = sum(gender == "Male", na.rm = TRUE),
    count_female = sum(gender == "Female", na.rm = TRUE),
    mean_income = mean(total_income_2016, na.rm = TRUE),
    median_income = median(total_income_2016, na.rm = TRUE),
    sd_income = sd(total_income_2016, na.rm = TRUE)
  )
print(mari_income_summary)
## ---- chunk 94
# This graph shows that males consistently show higher income levels across all marijuana use categories, with the most pronounced differences in the "Refusal" category. The income ranges from approximately $0 to $200,000. Don't know category shows lowest income with only male respondents, refusal shows a significant gender gap where males are making higher income than females, the No category shows both genders have similar high income with huge number of population lying in this category which can be seen by dark green and orange color and the Yes category also shows similar high income but for lower density of people. Hence, the data suggests that marijuana use itself doesn't show a clear negative correlation with income, as both "Yes" and "No" categories display similar income levels. The most significant variations appear to be driven by gender rather than marijuana use status.

ggplot(nlsy_df, aes(x = used_marijuana, y = total_income_2016, fill = gender)) +
  geom_col(position = "dodge", alpha = 0.7) +
  labs(
    title = "Income Distribution by Marijuana Use and Gender",
    subtitle = "Including Topcoded Values",
    x = "Used Marijuana",
    y = "Income"
  ) +
  scale_fill_brewer(palette = "Set2", name = "Gender") +
  theme_minimal()

# Similarly, let's see if truncating topcoded values show a difference.
ggplot(no_topcoded_nlsy_df, aes(x = used_marijuana, y = total_income_2016, fill = gender)) +
  geom_col(position = "dodge", alpha = 0.7) +
  labs(
    title = "Income Distribution by Marijuana Use and Gender",
    subtitle = "Excluding Topcoded Values",
    x = "Used Marijuana",
    y = "Income"
  ) +
  scale_fill_brewer(palette = "Set3", name = "Gender") +
  theme_minimal()

# If we analyze the graph we can say that the trend of income shows some variation when compared to graph with topcoded values. After removing extreme values, the income differences become more moderate. Gender disparities persist but are less dramatic when compared to graph with topcoded values. Here, the male in refusal category shows lower income as compared to female, for No category males earn slightly more than female and the highest income can be near approx 150K for males and 140K for females, for Yes category we see that both have similar income range. 
## ---- chunk 95
# This table analyzes the relationship between income and reported feelings of sadness/depression, broken down by gender. The data shows 631 responses for 'Not true', 259 reponses for 'Sometimes true', and 24 responses for 'Often true'. This question shows sample is heavily skewed towards females, with only 4 male respondents. Mean income level is highest for people who don't feel depressed and lowest income is for respondents who often feel depressed or unhappy. Overall we get the idea that people who reported frequently feeling sadness or depression show lower income level among females. There is huge mean income gap of $13,383 between 'Not true' and 'Often true' category respondents.
sad_income_summary <- nlsy_df %>%
  filter(!is.na(total_income_2016)) %>% # Exclude rows with NA in income
  filter(!is.na(is_sad_depressed_unhappy_f)) %>% # Exclude rows with NA in is_sad
  group_by(is_sad_depressed_unhappy_f) %>%
  summarize(
    count = n(),
    count_male = sum(gender == "Male", na.rm = TRUE),
    count_female = sum(gender == "Female", na.rm = TRUE),
    mean_income = mean(total_income_2016, na.rm = TRUE),
    median_income = median(total_income_2016, na.rm = TRUE),
    sd_income = sd(total_income_2016, na.rm = TRUE)
  )
print(sad_income_summary)
## ---- chunk 96
# Removing all NAs from is_sad variable and apply it to no-topcoded df
sad_income_df <- no_topcoded_nlsy_df %>%
  filter(!is.na(is_sad_depressed_unhappy_f))

# Here, we plan to exclude the topcoded values to avoid truncation of data. The graph displays the relationship between income distribution, sadness/depression levels, and gender using a scatter plot. The visualization shows income levels plotted against four categories of sadness/depression namely not true, sometimes true, and often true. We can say that income variability is the highest in 'Not true' and lowest in 'Often true'. 'Sometimes true' shows moderate spread of income ranging $0-$100000, 'Often true' shows smallest cluster with incomes ranging $0-$50000, and 'Not true' shows income ranging from $0-$150000. The data suggests that sadness/depression levels show some correlation with lower income levels, particularly for those reporting frequent sadness.
ggplot(sad_income_df, aes(x = is_sad_depressed_unhappy_f, y = total_income_2016, color = gender)) +
  geom_jitter(alpha = 0.6, width = 0.4, height = 0, na.rm = TRUE) +
  geom_smooth(method = "loess", se = FALSE) +
  labs(
    title = "Income Distribution by Sadness Level and Gender",
    subtitle = "Excluding Topcoded Values",
    x = "Sadness/Depression Level",
    y = "Income"
  ) +
  theme_minimal() +
  scale_color_brewer(palette = "Set1", name = "Gender")
## ---- chunk 97
# Filtering NA from Industry Code
industry_code_nlsy_df <- nlsy_df %>%
  filter(!is.na(industry_code))

# Summarizing the Industry Code
industry_code_income_summary <- industry_code_nlsy_df %>%																									
group_by(industry_code) %>%																									
summarize(																									
count = n(),																									
mean_income = mean(total_income_2016, na.rm = TRUE),																									
median_income = median(total_income_2016, na.rm = TRUE),																									
sd_income = sd(total_income_2016, na.rm = TRUE)																									
)%>%
  arrange(desc(count))																									
print(industry_code_income_summary)																									
## ---- chunk 98
# Create the bar plot for total income by industry code and gender
ggplot(industry_code_nlsy_df, aes(x = industry_code, y = total_income_2016, fill = gender)) +	
  geom_boxplot(na.rm=TRUE)+
  scale_fill_manual(values = c("Male" = "#1f77b4", "Female" = "#ff7f0e")) +
  theme(axis.text.x = element_text(angle = 45, vjust = 1, hjust = 1)) +
  labs(title = "Income vs Industry code by Gender",		
       subtitle = "Including Topcoded Values",
    x = "Industry code",																									
    y = "Total Income")	
## ---- chunk 99
# Filtering NA from marital status
marital_status_nlsy_df <- nlsy_df %>%
  filter(!is.na(marital_status))

# Summarizing the marital status
marital_status_income_summary <- marital_status_nlsy_df %>%																									
group_by(marital_status,gender) %>%																									
summarize(																									
count = n(),																									
mean_income = round(mean(total_income_2016, na.rm = TRUE)),																									
median_income = round(median(total_income_2016, na.rm = TRUE)),																									
sd_income = round(sd(total_income_2016, na.rm = TRUE)), .groups = "drop"																								
)%>%
  arrange(desc(count))																									
print(marital_status_income_summary)																									
## ---- chunk 100
# Filter data to exclude missing income values and focus on marital status
nlsy_married <- nlsy_df %>%
  filter(!is.na(total_income_2016)) %>%  
  filter(!is.na(marital_status))

# Create the bar plot for mean income by marital status and gender
ggplot(nlsy_married, aes(x = marital_status, y = total_income_2016, fill = gender)) +
  geom_bar(stat = "summary", fun = "mean", position = "dodge") +
  geom_text(aes(label = round(..y..)), stat = "summary", fun = "mean", position = position_dodge(width = 0.9), vjust = 6, size= 5 ) +
  labs(
    title = "Mean Income by Marital Status and Gender",
    subtitle = "Including Topcoded Values",
    x = "Marital Status",
    y = "Mean Income",
    fill = "Gender"
  ) +
  theme(axis.text.x = element_text(angle = 45, vjust = 1, hjust = 1))
## ---- chunk 101
# Filtering NA from total number of Incarcerations
total_num_incarcerations_nlsy_df <- nlsy_df %>%
  filter(!is.na(total_num_incarcerations))
 #filter(!is.na(total_income_2016))

# Summarizing total number of Incarcerations
total_num_incarcerations_income_summary <- total_num_incarcerations_nlsy_df %>%																									
group_by(total_num_incarcerations) %>%																									
summarize(																									
count = n(),																									
mean_income = mean(total_income_2016, na.rm = TRUE),																									
median_income = median(total_income_2016, na.rm = TRUE),																									
sd_income = sd(total_income_2016, na.rm = TRUE)																									
)%>%
  arrange(desc(count))																									
print(total_num_incarcerations_income_summary)																									
## ---- chunk 102
# Filter data to exclude missing income values and focus on incacerations
nlsy_incarcerations <- nlsy_df %>%
  filter(!is.na(total_income_2016)) %>%  
  filter(!is.na(total_num_incarcerations))

# Create the bar plot for mean income by  incacerations and gender
ggplot(nlsy_incarcerations, aes(x = total_num_incarcerations, y = total_income_2016, fill = gender)) +
  geom_bar(stat = "summary", fun = "mean", position = "dodge") +
  geom_text(aes(label = round(..y..)), stat = "summary", fun = "mean", position = position_dodge(width = 0.9), vjust = 0.1, size= 3.5 ) +
  labs(
    title = "Mean Income by Incarcerations and Gender",
    subtitle = "Including Topcoded Values",
    x = "Incarcerations",
    y = "Mean Income",
    fill = "Gender"
  ) +
  theme(axis.text.x = element_text(angle = 45, vjust = 1, hjust = 1))
## ---- chunk 103
# Filtering NA from college types
college_type_nlsy_df <- nlsy_df %>%
  filter(!is.na(college_type))
  #filter(!is.na(total_income_2016))

# Summarizing college types
college_type_income_summary <- college_type_nlsy_df %>%																									
group_by(college_type) %>%																									
summarize(																									
count = n(),																									
mean_income = mean(total_income_2016, na.rm = TRUE),																									
median_income = median(total_income_2016, na.rm = TRUE),																									
sd_income = sd(total_income_2016, na.rm = TRUE)																									
)																									
print(college_type_income_summary)																									
## ---- chunk 104
# Filter data to exclude missing income values and focus on college types
nlsy_college <- nlsy_df %>%
  filter(!is.na(total_income_2016)) %>%  
  filter(!is.na(college_type))

# Create the bar plot for mean income by college types and gender
ggplot(nlsy_college, aes(x = college_type, y = total_income_2016, fill = gender)) +
  geom_bar(stat = "summary", fun = "mean", position = "dodge") +
  geom_text(aes(label = round(..y..)), stat = "summary", fun = "mean", position = position_dodge(width = 0.9), vjust = 6, size= 5 ) +
  labs(
    title = "Total Income by College type and Gender",
    subtitle = "Including Topcoded Values",
    x = "College Type",
    y = "Mean Income",
    fill = "Gender"
  ) +
  theme(axis.text.x = element_text(angle = 60, vjust = 1, hjust = 1))
## ---- chunk 105
# Filtering NA from trustful/distrustful
trustful_distrustful_nlsy_df <- nlsy_df %>%
  filter(!is.na(trustful_or_not))
  #filter(!is.na(total_income_2016))

# Summarizing trustful/distrustful
trustful_distrustful_income_summary <- trustful_distrustful_nlsy_df %>%																									
group_by(trustful_or_not) %>%																									
summarize(																									
count = n(),																									
mean_income = mean(total_income_2016, na.rm = TRUE),																									
median_income = median(total_income_2016, na.rm = TRUE),																									
sd_income = sd(total_income_2016, na.rm = TRUE)																									
)																									
print(trustful_distrustful_income_summary)																									
## ---- chunk 106
# Filter data to exclude missing income values and focus on trustful/distrustful
trustful_distrustful_nlsy_df <- nlsy_df %>%
  filter(!is.na(trustful_or_not))%>%
  filter(!is.na(total_income_2016))

# Create the bar plot for mean income by trustful/distrustful and gender
ggplot(trustful_distrustful_nlsy_df, aes(x = trustful_or_not, y = total_income_2016, fill = gender)) +
  geom_bar(stat = "summary", position = "dodge") +
  geom_text(aes(label = round(..y..)), stat = "summary", position = position_dodge(width = 0.9), vjust = 6, size= 5 ) +
  labs(
    title = "Total Income by trustful/distrustful and Gender",
    subtitle = "Including Topcoded Values",
    x = "Trustful or Distrustful",
    y = "Mean Income",
    fill = "Gender"
  ) +
  theme(axis.text.x = element_text(angle = 45, vjust = 1, hjust = 1))
## ---- chunk 107
# Calculate mean income for each enrollment status and gender, excluding missing values
nlsy_current_enr_df <- nlsy_df %>%
  filter(!is.na(total_income_2016), !is.na(current_enrollment_status)) %>%
  group_by(current_enrollment_status, gender) %>%
  summarize(
    `Mean Income` = mean(total_income_2016, na.rm = TRUE),
    .groups = "drop"
  ) %>%
  rename(`Enrollment Status` = current_enrollment_status)

# Print the results
print(nlsy_current_enr_df)
## ---- chunk 108
# Calculate mean income for each enrollment status and gender
nlsy_heatmap <- nlsy_df %>%
  filter(!is.na(total_income_2016), !is.na(current_enrollment_status)) %>%
  group_by(current_enrollment_status, gender) %>%
  summarize(mean_income = mean(total_income_2016, na.rm = TRUE), .groups = "drop")

# Create heatmap for mean income by the current enrollment status
ggplot(nlsy_heatmap, aes(x = gender, y = current_enrollment_status, fill = mean_income)) +
  geom_tile() +
  scale_fill_gradient(low = "blue", high = "brown", name = "Mean Income") +
  labs(
    title = "Mean Income Heatmap by Enrollment Status",
    subtitle = "Including Topcoded Values",
    x = "Gender",
    y = "Current Enrollment Status"
  ) +
  theme(axis.text.x = element_text(angle = 45, hjust = 1))
## ---- chunk 109

## ---- chunk 110

## ---- chunk 111

## ---- chunk 112

## ---- chunk 113
